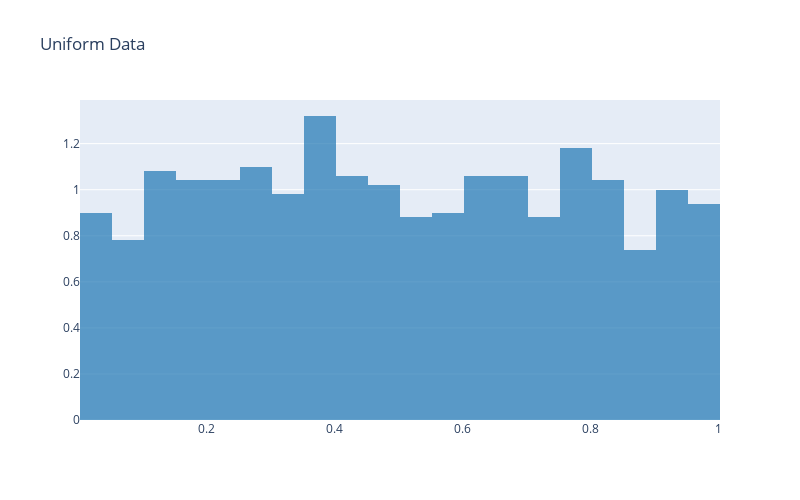

Notebook code for this chart:
### Markdown cell above
# Let's start by generating some uniform data using our friend Numpy

### Code cell
unif_1 = np.random.uniform(size = (1000,1))
unif_dist  = ff.create_distplot([unif_1.reshape(-1)], group_labels = [' '], show_curve=False, show_rug=False, bin_size=0.05)
unif_dist.update_layout(showlegend=False, title_text='Uniform Data', width=800, height=500)
unif_dist.show()

### Figure 1 — Plotly figure (JSON) as saved in the notebook; plotly's stock layout.template omitted (floating-point values rounded to 4 significant figures; data arrays with more than 128 entries replaced by an {"elided": "..."} marker saying what was removed)
{"data": [{"autobinx": false, "histnorm": "probability density", "legendgroup": " ", "marker": {"color": "rgb(31, 119, 180)"}, "name": " ", "opacity": 0.7, "type": "histogram", "x": {"elided": "1000 float values"}, "xaxis": "x", "xbins": {"end": 0.9999, "size": 0.05, "start": 0.001981}, "yaxis": "y"}], "layout": {"barmode": "overlay", "height": 500, "hovermode": "closest", "legend": {"traceorder": "reversed"}, "showlegend": false, "title": {"text": "Uniform Data"}, "width": 800, "xaxis": {"anchor": "y2", "domain": [0, 1], "zeroline": false}, "yaxis": {"anchor": "free", "domain": [0, 1], "position": 0}}}
